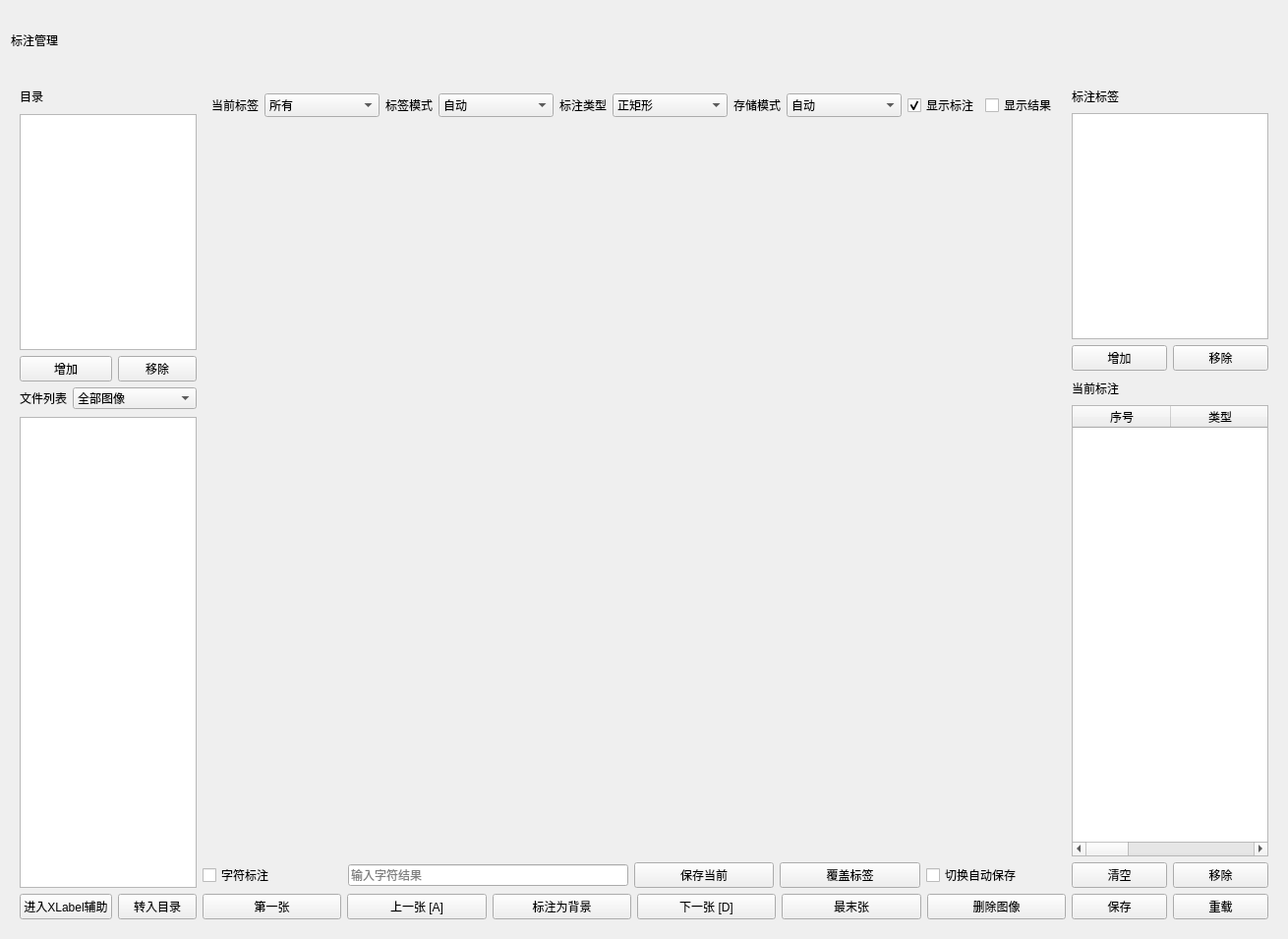
<?xml version="1.0" encoding="UTF-8"?>
<ui version="4.0">
 <class>CommonSetForm</class>
 <widget class="QWidget" name="CommonSetForm">
  <property name="geometry">
   <rect>
    <x>0</x>
    <y>0</y>
    <width>1310</width>
    <height>955</height>
   </rect>
  </property>
  <property name="windowTitle">
   <string>Form</string>
  </property>
  <layout class="QGridLayout" name="gridLayout_2">
   <item row="0" column="0">
    <widget class="QLabel" name="LB_Title">
     <property name="minimumSize">
      <size>
       <width>0</width>
       <height>60</height>
      </size>
     </property>
     <property name="maximumSize">
      <size>
       <width>16777215</width>
       <height>60</height>
      </size>
     </property>
     <property name="styleSheet">
      <string notr="true">font: 18pt &quot;微软雅黑&quot;;</string>
     </property>
     <property name="text">
      <string>标注管理</string>
     </property>
    </widget>
   </item>
   <item row="1" column="0">
    <widget class="QStackedWidget" name="stackedWidget">
     <property name="currentIndex">
      <number>0</number>
     </property>
     <widget class="QWidget" name="LabePage">
      <layout class="QGridLayout" name="gridLayout_5" columnstretch="1,6,1">
       <item row="0" column="0" rowspan="3">
        <layout class="QGridLayout" name="gridLayout" rowstretch="1,10,1,1,20,1" columnstretch="1,0">
         <item row="5" column="0">
          <widget class="QPushButton" name="PB_XLabe">
           <property name="text">
            <string>进入XLabel辅助</string>
           </property>
          </widget>
         </item>
         <item row="3" column="0" colspan="2">
          <layout class="QFormLayout" name="formLayout">
           <item row="0" column="0">
            <widget class="QLabel" name="label_2">
             <property name="text">
              <string>文件列表</string>
             </property>
            </widget>
           </item>
           <item row="0" column="1">
            <widget class="QComboBox" name="combbox_SelectShow">
             <item>
              <property name="text">
               <string>全部图像</string>
              </property>
             </item>
             <item>
              <property name="text">
               <string>已标注</string>
              </property>
             </item>
             <item>
              <property name="text">
               <string>未标注</string>
              </property>
             </item>
             <item>
              <property name="text">
               <string>有检出</string>
              </property>
             </item>
             <item>
              <property name="text">
               <string>含当前标签</string>
              </property>
             </item>
            </widget>
           </item>
          </layout>
         </item>
         <item row="4" column="0" colspan="2">
          <widget class="QListWidget" name="LW_FileList"/>
         </item>
         <item row="2" column="1">
          <widget class="QPushButton" name="PB_RemoveLab">
           <property name="text">
            <string>移除</string>
           </property>
           <property name="icon">
            <iconset resource="YtSRes.qrc">
             <normaloff>:/ResourYolo/Selfbutton/减少.png</normaloff>:/ResourYolo/Selfbutton/减少.png</iconset>
           </property>
          </widget>
         </item>
         <item row="0" column="0">
          <widget class="QLabel" name="label">
           <property name="text">
            <string>目录</string>
           </property>
          </widget>
         </item>
         <item row="1" column="0" colspan="2">
          <widget class="QListWidget" name="LW_DataSheet"/>
         </item>
         <item row="5" column="1">
          <widget class="QPushButton" name="PB_ViewDir">
           <property name="text">
            <string>转入目录</string>
           </property>
          </widget>
         </item>
         <item row="2" column="0">
          <widget class="QPushButton" name="PB_AddLab">
           <property name="text">
            <string>增加</string>
           </property>
           <property name="icon">
            <iconset resource="YtSRes.qrc">
             <normaloff>:/ResourYolo/Selfbutton/增加.png</normaloff>:/ResourYolo/Selfbutton/增加.png</iconset>
           </property>
          </widget>
         </item>
        </layout>
       </item>
       <item row="0" column="2" rowspan="3">
        <layout class="QGridLayout" name="gridLayout_4" rowstretch="1,10,1,1,20,1,0">
         <item row="0" column="0">
          <widget class="QLabel" name="label_4">
           <property name="text">
            <string>标注标签</string>
           </property>
          </widget>
         </item>
         <item row="1" column="0" colspan="2">
          <widget class="QListWidget" name="LW_LabelSet"/>
         </item>
         <item row="2" column="0">
          <widget class="QPushButton" name="PB_AddDataSet">
           <property name="text">
            <string>增加</string>
           </property>
           <property name="icon">
            <iconset resource="YtSRes.qrc">
             <normaloff>:/ResourYolo/Selfbutton/增加.png</normaloff>:/ResourYolo/Selfbutton/增加.png</iconset>
           </property>
          </widget>
         </item>
         <item row="2" column="1">
          <widget class="QPushButton" name="PB_SunDataSet">
           <property name="text">
            <string>移除</string>
           </property>
           <property name="icon">
            <iconset resource="YtSRes.qrc">
             <normaloff>:/ResourYolo/Selfbutton/减少.png</normaloff>:/ResourYolo/Selfbutton/减少.png</iconset>
           </property>
          </widget>
         </item>
         <item row="3" column="0">
          <widget class="QLabel" name="label_5">
           <property name="text">
            <string>当前标注</string>
           </property>
          </widget>
         </item>
         <item row="4" column="0" colspan="2">
          <widget class="QTableWidget" name="LW_SetLab">
           <property name="minimumSize">
            <size>
             <width>200</width>
             <height>0</height>
            </size>
           </property>
           <column>
            <property name="text">
             <string>序号</string>
            </property>
           </column>
           <column>
            <property name="text">
             <string>类型</string>
            </property>
           </column>
           <column>
            <property name="text">
             <string>标注类型</string>
            </property>
           </column>
           <column>
            <property name="text">
             <string>数据</string>
            </property>
           </column>
          </widget>
         </item>
         <item row="5" column="0">
          <widget class="QPushButton" name="PB_ClearLab">
           <property name="text">
            <string>清空</string>
           </property>
           <property name="icon">
            <iconset resource="YtSRes.qrc">
             <normaloff>:/ResourYolo/Selfbutton/清空.png</normaloff>:/ResourYolo/Selfbutton/清空.png</iconset>
           </property>
          </widget>
         </item>
         <item row="5" column="1">
          <widget class="QPushButton" name="PB_ReMoveCurentLab">
           <property name="text">
            <string>移除</string>
           </property>
           <property name="icon">
            <iconset resource="YtSRes.qrc">
             <normaloff>:/ResourYolo/Selfbutton/移除.png</normaloff>:/ResourYolo/Selfbutton/移除.png</iconset>
           </property>
          </widget>
         </item>
         <item row="6" column="0">
          <widget class="QPushButton" name="PB_SaveCurent">
           <property name="text">
            <string>保存</string>
           </property>
           <property name="icon">
            <iconset resource="YtSRes.qrc">
             <normaloff>:/ResourYolo/Selfbutton/保存.png</normaloff>:/ResourYolo/Selfbutton/保存.png</iconset>
           </property>
          </widget>
         </item>
         <item row="6" column="1">
          <widget class="QPushButton" name="PB_Reload">
           <property name="text">
            <string>重载</string>
           </property>
           <property name="icon">
            <iconset resource="YtSRes.qrc">
             <normaloff>:/ResourYolo/Selfbutton/重载.png</normaloff>:/ResourYolo/Selfbutton/重载.png</iconset>
           </property>
          </widget>
         </item>
        </layout>
       </item>
       <item row="0" column="1">
        <widget class="QWidget" name="DisplayWidget" native="true">
         <layout class="QGridLayout" name="gridLayout_6" rowstretch="1,5">
          <item row="0" column="0">
           <layout class="QHBoxLayout" name="horizontalLayout">
            <item>
             <widget class="QLabel" name="label_6">
              <property name="sizePolicy">
               <sizepolicy hsizetype="Preferred" vsizetype="Preferred">
                <horstretch>0</horstretch>
                <verstretch>0</verstretch>
               </sizepolicy>
              </property>
              <property name="text">
               <string>当前标签</string>
              </property>
             </widget>
            </item>
            <item>
             <widget class="QComboBox" name="CB_CurrentLabel">
              <property name="sizePolicy">
               <sizepolicy hsizetype="Expanding" vsizetype="Preferred">
                <horstretch>0</horstretch>
                <verstretch>0</verstretch>
               </sizepolicy>
              </property>
              <item>
               <property name="text">
                <string>所有</string>
               </property>
              </item>
              <item>
               <property name="text">
                <string>已标注</string>
               </property>
              </item>
              <item>
               <property name="text">
                <string>未标注</string>
               </property>
              </item>
             </widget>
            </item>
            <item>
             <widget class="QLabel" name="label_8">
              <property name="sizePolicy">
               <sizepolicy hsizetype="Preferred" vsizetype="Preferred">
                <horstretch>0</horstretch>
                <verstretch>0</verstretch>
               </sizepolicy>
              </property>
              <property name="text">
               <string>标签模式</string>
              </property>
             </widget>
            </item>
            <item>
             <widget class="QComboBox" name="CB_SetLabeMode">
              <property name="sizePolicy">
               <sizepolicy hsizetype="Expanding" vsizetype="Preferred">
                <horstretch>0</horstretch>
                <verstretch>0</verstretch>
               </sizepolicy>
              </property>
              <item>
               <property name="text">
                <string>自动</string>
               </property>
               <property name="icon">
                <iconset resource="YtSRes.qrc">
                 <normaloff>:/ResourYolo/Selfbutton/自动.png</normaloff>:/ResourYolo/Selfbutton/自动.png</iconset>
               </property>
              </item>
              <item>
               <property name="text">
                <string>手动</string>
               </property>
               <property name="icon">
                <iconset resource="YtSRes.qrc">
                 <normaloff>:/ResourYolo/Selfbutton/手动.png</normaloff>:/ResourYolo/Selfbutton/手动.png</iconset>
               </property>
              </item>
             </widget>
            </item>
            <item>
             <widget class="QLabel" name="label_7">
              <property name="sizePolicy">
               <sizepolicy hsizetype="Preferred" vsizetype="Preferred">
                <horstretch>0</horstretch>
                <verstretch>0</verstretch>
               </sizepolicy>
              </property>
              <property name="text">
               <string>标注类型</string>
              </property>
             </widget>
            </item>
            <item>
             <widget class="QComboBox" name="CB_ROIType">
              <property name="sizePolicy">
               <sizepolicy hsizetype="Expanding" vsizetype="Preferred">
                <horstretch>0</horstretch>
                <verstretch>0</verstretch>
               </sizepolicy>
              </property>
              <item>
               <property name="text">
                <string>正矩形</string>
               </property>
               <property name="icon">
                <iconset resource="YtSRes.qrc">
                 <normaloff>:/ResourYolo/Selfbutton/矩形.png</normaloff>:/ResourYolo/Selfbutton/矩形.png</iconset>
               </property>
              </item>
              <item>
               <property name="text">
                <string>斜矩形</string>
               </property>
               <property name="icon">
                <iconset resource="YtSRes.qrc">
                 <normaloff>:/ResourYolo/Selfbutton/倾斜矩形.png</normaloff>:/ResourYolo/Selfbutton/倾斜矩形.png</iconset>
               </property>
              </item>
              <item>
               <property name="text">
                <string>正圆</string>
               </property>
               <property name="icon">
                <iconset resource="YtSRes.qrc">
                 <normaloff>:/ResourYolo/Selfbutton/圆形未选中.png</normaloff>:/ResourYolo/Selfbutton/圆形未选中.png</iconset>
               </property>
              </item>
              <item>
               <property name="text">
                <string>多边形</string>
               </property>
               <property name="icon">
                <iconset resource="YtSRes.qrc">
                 <normaloff>:/ResourYolo/Selfbutton/多边形.png</normaloff>:/ResourYolo/Selfbutton/多边形.png</iconset>
               </property>
              </item>
              <item>
               <property name="text">
                <string>点</string>
               </property>
               <property name="icon">
                <iconset resource="YtSRes.qrc">
                 <normaloff>:/ResourYolo/Selfbutton/点.png</normaloff>:/ResourYolo/Selfbutton/点.png</iconset>
               </property>
              </item>
             </widget>
            </item>
            <item>
             <widget class="QLabel" name="label_9">
              <property name="sizePolicy">
               <sizepolicy hsizetype="Preferred" vsizetype="Preferred">
                <horstretch>0</horstretch>
                <verstretch>0</verstretch>
               </sizepolicy>
              </property>
              <property name="text">
               <string>存储模式</string>
              </property>
             </widget>
            </item>
            <item>
             <widget class="QComboBox" name="CB_SaveROIType">
              <property name="sizePolicy">
               <sizepolicy hsizetype="Expanding" vsizetype="Preferred">
                <horstretch>0</horstretch>
                <verstretch>0</verstretch>
               </sizepolicy>
              </property>
              <item>
               <property name="text">
                <string>自动</string>
               </property>
               <property name="icon">
                <iconset resource="YtSRes.qrc">
                 <normaloff>:/ResourYolo/Selfbutton/自动.png</normaloff>:/ResourYolo/Selfbutton/自动.png</iconset>
               </property>
              </item>
              <item>
               <property name="text">
                <string>手动</string>
               </property>
               <property name="icon">
                <iconset resource="YtSRes.qrc">
                 <normaloff>:/ResourYolo/Selfbutton/手动.png</normaloff>:/ResourYolo/Selfbutton/手动.png</iconset>
               </property>
              </item>
             </widget>
            </item>
            <item>
             <widget class="QCheckBox" name="ckB_ShowLable">
              <property name="text">
               <string>显示标注</string>
              </property>
              <property name="checked">
               <bool>true</bool>
              </property>
             </widget>
            </item>
            <item>
             <widget class="QCheckBox" name="ckB_ShowResu">
              <property name="text">
               <string>显示结果</string>
              </property>
              <property name="checked">
               <bool>false</bool>
              </property>
             </widget>
            </item>
           </layout>
          </item>
          <item row="1" column="0">
           <widget class="BaseAnnoLegacyCanvas" name="YtLabelRoi" native="true"/>
          </item>
         </layout>
        </widget>
       </item>
       <item row="2" column="1">
        <layout class="QGridLayout" name="gridLayout_3">
         <item row="0" column="0">
          <widget class="QPushButton" name="PB_StartIm">
           <property name="text">
            <string>第一张</string>
           </property>
           <property name="icon">
            <iconset resource="YtSRes.qrc">
             <normaloff>:/ResourYolo/Selfbutton/第一张.png</normaloff>:/ResourYolo/Selfbutton/第一张.png</iconset>
           </property>
          </widget>
         </item>
         <item row="0" column="1">
          <widget class="QPushButton" name="PB_LastIm">
           <property name="text">
            <string>上一张 [A]</string>
           </property>
           <property name="icon">
            <iconset resource="YtSRes.qrc">
             <normaloff>:/ResourYolo/Selfbutton/上一张.png</normaloff>:/ResourYolo/Selfbutton/上一张.png</iconset>
           </property>
           <property name="autoRepeat">
            <bool>true</bool>
           </property>
          </widget>
         </item>
         <item row="0" column="2">
          <widget class="QPushButton" name="PB_SetBackgroud">
           <property name="text">
            <string>标注为背景</string>
           </property>
           <property name="autoRepeat">
            <bool>true</bool>
           </property>
          </widget>
         </item>
         <item row="0" column="3">
          <widget class="QPushButton" name="PB_NextIm">
           <property name="text">
            <string>下一张 [D]</string>
           </property>
           <property name="icon">
            <iconset resource="YtSRes.qrc">
             <normaloff>:/ResourYolo/Selfbutton/下一张.png</normaloff>:/ResourYolo/Selfbutton/下一张.png</iconset>
           </property>
           <property name="autoRepeat">
            <bool>true</bool>
           </property>
          </widget>
         </item>
         <item row="0" column="4">
          <widget class="QPushButton" name="PB_EndIm">
           <property name="text">
            <string>最末张</string>
           </property>
           <property name="icon">
            <iconset resource="YtSRes.qrc">
             <normaloff>:/ResourYolo/Selfbutton/最后一张.png</normaloff>:/ResourYolo/Selfbutton/最后一张.png</iconset>
           </property>
          </widget>
         </item>
         <item row="0" column="5">
          <widget class="QPushButton" name="PB_DeletImg">
           <property name="text">
            <string>删除图像</string>
           </property>
           <property name="icon">
            <iconset resource="YtSRes.qrc">
             <normaloff>:/ResourYolo/Selfbutton/删除.png</normaloff>:/ResourYolo/Selfbutton/删除.png</iconset>
           </property>
          </widget>
         </item>
        </layout>
       </item>
       <item row="1" column="1">
        <layout class="QGridLayout" name="gridLayout_7" columnstretch="1,2,1,1,1">
         <item row="0" column="2">
          <widget class="QPushButton" name="PB_SaveTxt">
           <property name="text">
            <string>保存当前</string>
           </property>
          </widget>
         </item>
         <item row="0" column="0">
          <widget class="QCheckBox" name="CB_OcrP">
           <property name="text">
            <string>字符标注</string>
           </property>
          </widget>
         </item>
         <item row="0" column="4">
          <widget class="QCheckBox" name="CB_AutoSave">
           <property name="text">
            <string>切换自动保存</string>
           </property>
          </widget>
         </item>
         <item row="0" column="3">
          <widget class="QPushButton" name="PB_Txt2Json">
           <property name="text">
            <string>覆盖标签</string>
           </property>
          </widget>
         </item>
         <item row="0" column="1">
          <widget class="QLineEdit" name="LE_OcrPP">
           <property name="placeholderText">
            <string>输入字符结果</string>
           </property>
          </widget>
         </item>
        </layout>
       </item>
      </layout>
     </widget>
    </widget>
   </item>
  </layout>
 </widget>
 <customwidgets>
  <customwidget>
   <class>BaseAnnoLegacyCanvas</class>
   <extends>QWidget</extends>
   <header>baseannolegacycanvas.h</header>
  </customwidget>
 </customwidgets>
 <resources>
  <include location="YtSRes.qrc"/>
 </resources>
 <connections/>
</ui>
